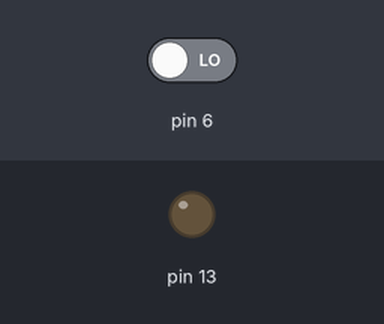
The sketch below on a simulated Arduino Uno, built with avr-gcc and run on an emulated ATmega328P. On the bench: output pins drawn as LEDs (lit = HIGH). The inputs (shaded band) are chosen by the test bench; at power-on: pin 6 LOW.

Above: at 1.2 s.
1.3 s: pin 6 driven HIGH
At 2.4 s:
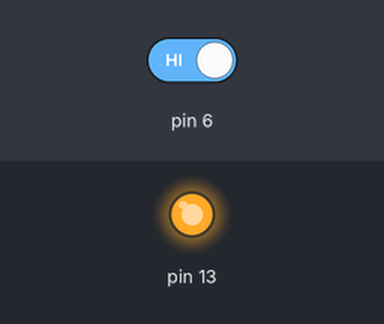
Timing chart, 0 to 4.3 s (numbered marks = the images above; inputs shaded):
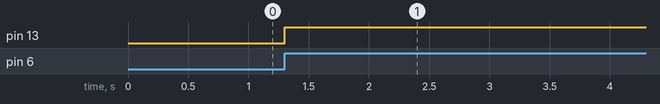

Measured:
- after the input at 1.3 s, pin 13: LOW → HIGH at once

The sketch:

arduino-LED-on-off.ino
```cpp
void setup() {
  int p=0;
  pinMode(13, OUTPUT);
  pinMode(6, INPUT);
}

void loop() {
  int f = digitalRead(6);
  if(f == 1)
    digitalWrite(13, HIGH);
}
```
